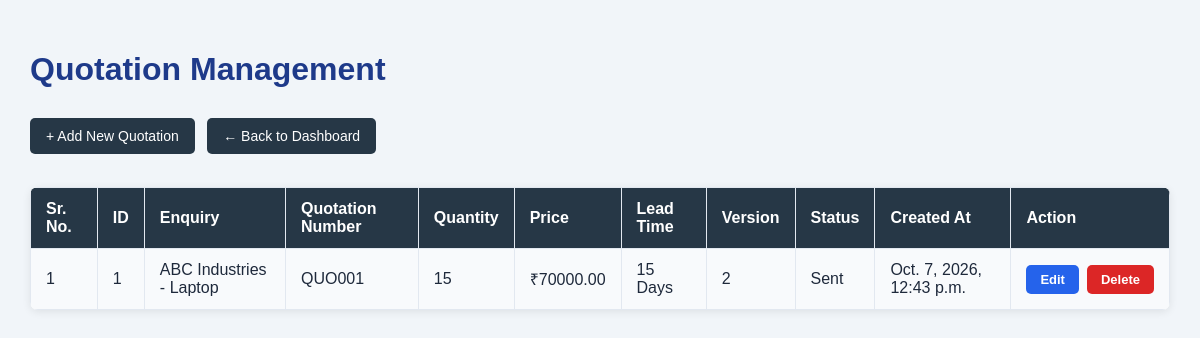
The app's page /api/quotations/ (signed in) with its own data.
### manufacturing/models.py (models this page shows, shortened)
class Quotation(models.Model):
    enquiry = models.ForeignKey(
        Enquiry,
        on_delete=models.CASCADE
    )
    quotation_number = models.CharField(
        max_length=50,
        unique=True
    )
    quantity = models.IntegerField(default=1)
    price = models.DecimalField(
        max_digits=10,
        decimal_places=2
    )
    lead_time = models.CharField(max_length=100)
    version = models.IntegerField(default=1)
    status = models.CharField(
        max_length=50,
        default='Draft'
    )
    created_at = models.DateTimeField(auto_now_add=True)

class Enquiry(models.Model):
    customer = models.ForeignKey(
        Customer,
        on_delete=models.CASCADE
    )
    product = models.ForeignKey(
        Product,
        on_delete=models.CASCADE
    )
    quantity = models.IntegerField(default=1)
    requirements = models.TextField(blank=True)
    status = models.CharField(max_length=50, default='New')
    created_at = models.DateTimeField(auto_now_add=True)
    def __str__(self):
        return f"{self.customer.name} - {self.product.name}"

class Customer(models.Model):
    name = models.CharField(max_length=100)
    email = models.EmailField(blank=True)
    phone = models.CharField(max_length=20)
    address = models.TextField(blank=True)

class Product(models.Model):
    name = models.CharField(max_length=100)
    product_code = models.CharField(max_length=50, unique=True)
    category = models.ForeignKey(
    Category,
    on_delete=models.CASCADE,
    null=True,
    blank=True
)
    quantity = models.IntegerField(default=0)
    price = models.DecimalField(max_digits=10, decimal_places=2)
    created_at = models.DateTimeField(auto_now_add=True)

### manufacturing/views.py (the view)
# urls.py: path('quotations/', views.quotation_page, name='quotation_page'),
@login_required
def quotation_page(request):
    quotations = Quotation.objects.all()
    return render(request, 'quotations.html', {
        'quotations': quotations
    })

### manufacturing/templates/quotations.html (shortened to what this page needs)
<!DOCTYPE html>
<html>
<head>
</head>
<body>
    <h1>Quotation Management</h1>
    <a href="{% url 'add_quotation' %}" class="button">
        + Add New Quotation
    </a>
    <a href="{% url 'dashboard' %}" class="button">
        ← Back to Dashboard
    </a>
    <br><br>
    <table>
        <tr>
            <th>Sr. No.</th>
            <th>ID</th>
            <th>Enquiry</th>
            <th>Quotation Number</th>
            <th>Quantity</th>
            <th>Price</th>
            <th>Lead Time</th>
            <th>Version</th>
            <th>Status</th>
            <th>Created At</th>
            <th>Action</th>
        </tr>
        {% for quotation in quotations %}
        <tr>
            <td>{{ forloop.counter }}</td>
            <td>{{ quotation.id }}</td>
            <td>{{ quotation.enquiry }}</td>
            <td>{{ quotation.quotation_number }}</td>
            <td>{{ quotation.quantity }}</td>
            <td>₹{{ quotation.price }}</td>
            <td>{{ quotation.lead_time }}</td>
            <td>{{ quotation.version }}</td>
            <td>{{ quotation.status }}</td>
            <td>{{ quotation.created_at }}</td>
            <td>
                <div class="action-buttons">
                    <a href="{% url 'edit_quotation' quotation.id %}"
                       class="action-btn edit-btn">
                        Edit
                    </a>
                    <a href="{% url 'delete_quotation' quotation.id %}"
                       class="action-btn delete-btn"
                       onclick="return confirm('Are you sure you want to delete this quotation?');">
                        Delete
                    </a>
                </div>
            </td>
        </tr>
        {% empty %}
        <tr>
            <td colspan="11" style="text-align: center;">
                No Quotations Found
            </td>
        </tr>
        {% endfor %}
    </table>
</body>
</html>

### manufacturing/templates/quotations.html (style rules this page uses)
* { box-sizing: border-box; }
body { font-family: Arial, sans-serif; background: #f1f5f9; margin: 0; padding: 30px; color: #1e293b; }
h1 { color: #1e3a8a; margin-bottom: 20px; }
table { width: 100%; border-collapse: collapse; background: white; border-radius: 8px; overflow: hidden; box-shadow: 0 2px 8px #00000015; }
th, td { padding: 12px 15px; border: 1px solid #e2e8f0; text-align: left; }
th { background: #263746; color: white; }
tr:nth-child(even) { background: #f8fafc; }
a { text-decoration: none; }
.button { display: inline-block; padding: 10px 16px; margin: 10px 8px 15px 0; background: #263746; color: white; border-radius: 5px; font-size: 14px; cursor: pointer; transition: background 0.3s; }
.action-buttons { display: flex; align-items: center; gap: 8px; white-space: nowrap; }
.action-btn { display: inline-block; padding: 7px 14px; border-radius: 5px; color: white; font-size: 13px; font-weight: bold; text-align: center; transition: background 0.3s, transform 0.2s; }
.edit-btn { background: #2563eb; }
.delete-btn { background: #dc2626; }

### records on screen
Quotation: id "1", enquiry "ABC Industries - Laptop", quotation_number "QUO001", quantity "15", price "70000.00", lead_time "15 Days", version "2", status "Sent", created_at "Oct. 7, 2026, 12:43 p.m."
